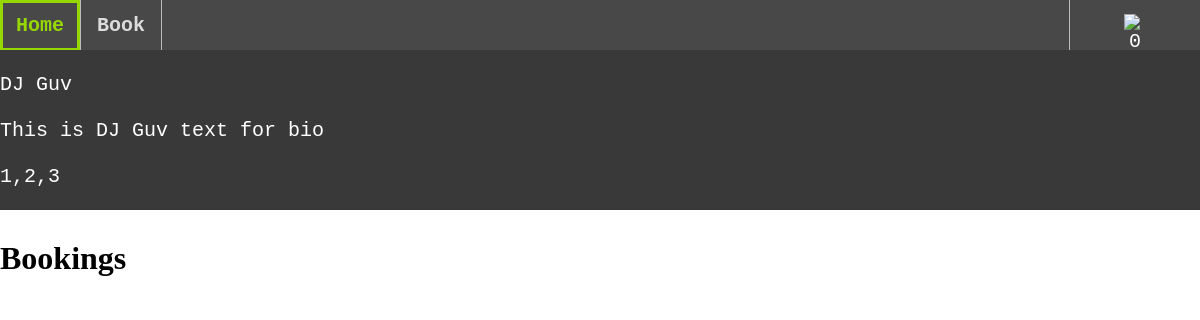
The app's page /profile (signed in), older data.
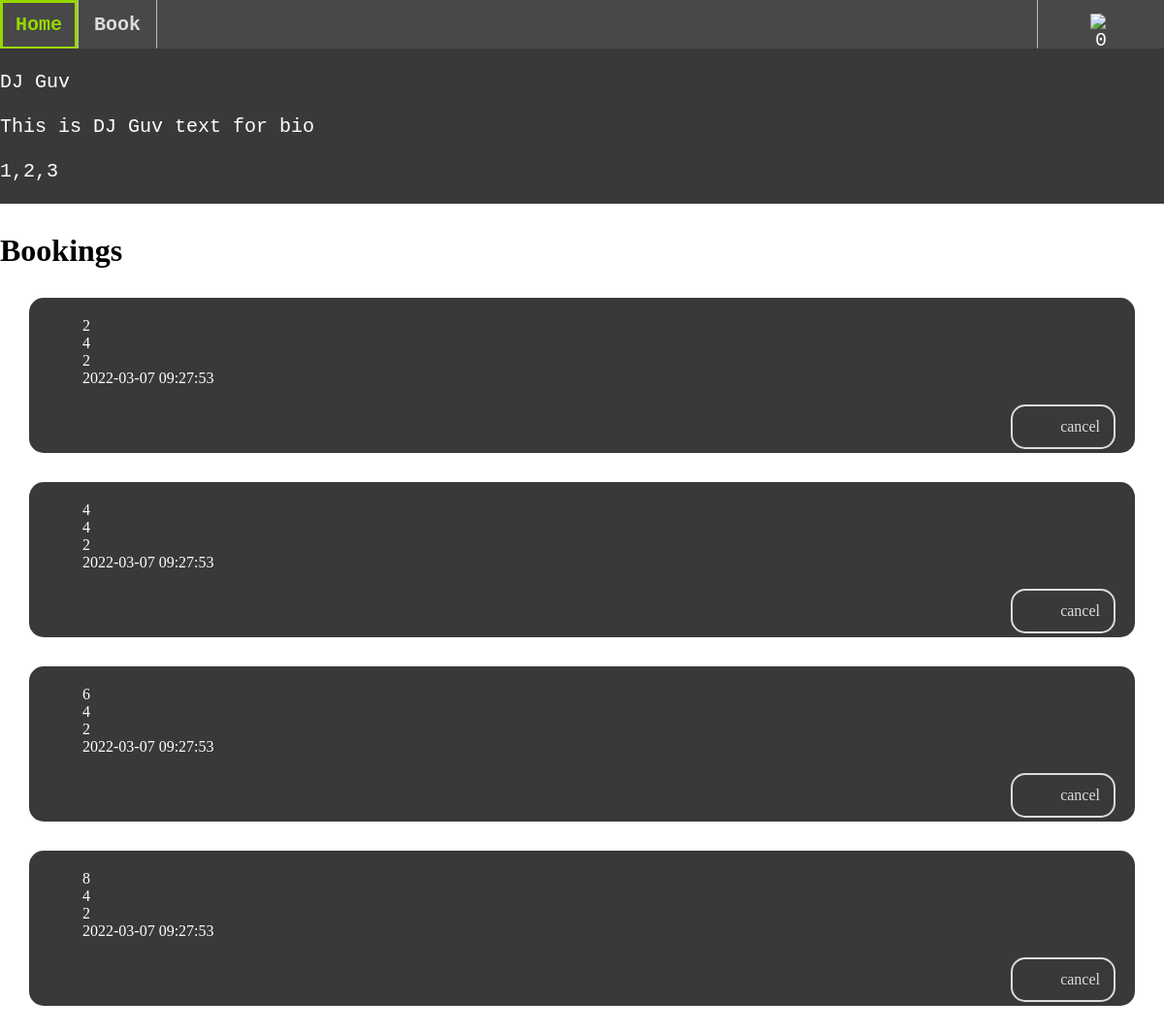
The same page, newer data.
### tables this page shows
CREATE TABLE bookings (
  id INTEGER PRIMARY KEY AUTOINCREMENT,
  booker_id INTEGER NOT NULL,
  dj_id INTEGER NOT NULL,
  created TIMESTAMP NOT NULL DEFAULT CURRENT_TIMESTAMP,
  FOREIGN KEY (booker_id) REFERENCES users(id)
  FOREIGN KEY (dj_id) REFERENCES djs(id)
);

### app.py (the view)
@app.route('/profile')
def get_profile():
    if  'userinfo' in session:
        if session['userinfo']['type'] == 'dj':
            bookings = db.db_getDJBookings(session['userinfo']['id'])
            print("here buddy")
            print(session['userinfo']['id'])
            print(bookings)
        elif (session['userinfo']['type'] == 'customer'):
            bookings = db.db_getCustomerBookings(session['userinfo']['id'])
        else:
            bookings = db.getAllBookings()
        if not bookings :
            bookings = []
        return(render_template('profile.html',user = session['userinfo'],loggedIn = True, bookings = bookings))
    else:
        return(render_template('login.html',error=""))

### db.py (called while the page is built)
def get_db():
    db = None
    if not db:
        try:
            db = sqlite3.connect(
                current_app.config['DATABASE'] )
        except Exception as e:
            print(e)
    return db

def db_getDJBookings(id):
    db = get_db()
    cur = db.cursor()
    cur.execute("SELECT * FROM bookings where dj_id = (?)", [id])
    try: bookings = list(cur.fetchall())
    except: return False
    print(bookings)
    return bookings

### templates/profile.html
{% extends "layout.html" %}
{% block content %}
<div class="fix-div" id = "djListHeader" >
    <br>
    <div class ="username">{{user.username}}</div>
    <br>
    <div class ="bio">{{user.bio}}</div>
    <br>
    <div class ="genres">{{user.genres}}</div>
</div>
<div class = "wrapper">
    <h1>Bookings </h1>
    {%for booking in bookings %}
    <div class = "djContainer">
        <p>{{booking.0}}</p>
        <p>{{booking.1}}</p>
        <p>{{booking.2}}</p>
        <p>{{booking.3}}</p>
        <br>
        <a class= "button" href = "">cancel</a>
    </div>
    {% endfor %}
</div>
{% endblock %}

### templates/layout.html (shortened to what this page needs)
<!DOCTYPE html>
<html>
  <head>
    <link rel = "stylesheet" href="{{ url_for('static',filename='css/main.css') }}">
  </head>
  <body>
    <header>
      <strong><nav class = "fix-nav">
        <ul class="menu">
          <li><a href="{{ url_for('get_home') }}">Home</a></li>
          <li><a href="{{ url_for('get_book')}}">Book</a></li>
          {% if loggedIn %}
          <li style="float:right">  <div class="dropdown">
            <button class="dropbtn">
              <img style = "  display: block;
              margin-left: auto;
              margin-right: auto;
              width: 22%;" class = "dropdownImg" src="https://cdn-icons.flaticon.com/png/512/552/premium/552848.png?token=exp=1637141310~hmac=0df767bb470b9b832f8ff4efa589cd51" alt="0">
            </button>
            {% else %}
            <li style="float:right"><a href="{{ url_for('get_login')}}">Login</a></li>
            {%endif%}
          </li>
        </ul>
      </nav></strong>
    </header>
      {% block content %}
      {% endblock %}
  </body>
</html>

### static/css/main.css (style rules this page uses)
* { border: 0; padding: 0; margin: 0; }
ul { text-decoration: none; font-size: 20px; font-family: 'Courier New', Courier, monospace; list-style-type: none; margin: 0; padding: 0; overflow: hidden; background-color: #484848; }
li { float: left; border-right:1px solid #bbb; }
li:last-child { border-right: none; border-left:1px solid #bbb; }
li a { text-decoration: inherit; display: block; color: #DCDCDC; text-align: center; padding: 14px 16px; }
.dropdown { float: left; overflow: hidden; }
.dropdown .dropbtn { font-size: inherit; font-family: inherit; border: none; outline: none; color: white; width: 130px; padding: 14px 16px; background-color: inherit; margin: 0; }
#djListHeader { background-color: #393939; color: white; text-decoration: none; font-size: 20px; font-family: 'Courier New', Courier, monospace; text-align: left; }
.djContainer { background-color: #393939; color: white; height:120px; margin: 30px 30px; border-radius: 15px; text-align: left; text-indent: 35px; padding: 20px; }
.button { float: right; align-content: left; }
div a { outline: 2px solid #DCDCDC; outline-offset: -2px; text-decoration: inherit; display: block; color:#DCDCDC; text-align: center; position: relative; padding: 14px 16px; border-radius: 15px; }
.fix-nav { position:fixed; z-index: 10; top: 0; width:100%; }
.fix-div { position:fixed; z-index: 10; top: 0 ; height:160px; width:100%; margin-top: 50px }
.wrapper { position: relative; z-index: 1; height:60% ; width: 100%; margin-top:240px }

Row changes from the older to the newer data that the page shows:
added bookings: id "2", booker "4", dj "2", created "2022-03-07 09:27:53"
added bookings: id "4", booker "4", dj "2", created "2022-03-07 09:27:53"
added bookings: id "6", booker "4", dj "2", created "2022-03-07 09:27:53"
added bookings: id "8", booker "4", dj "2", created "2022-03-07 09:27:53"
